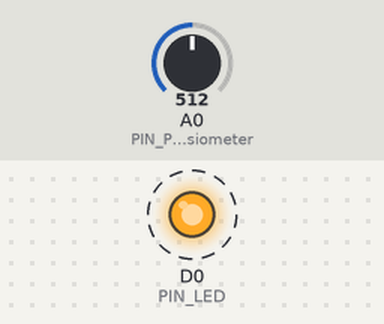
This sketch was run on a simulated ESP8266 (NodeMCU). Parts: output pins drawn as LEDs (lit = HIGH). Dashed ring = blinking. The inputs (shaded band) are chosen by the test bench; at power-on: A0 (PIN_Potensiometer) = 512. What the sketch prints to the serial monitor is not drawn.

Above: at 0.5 s.
Timing chart, 0 to 5.8 s (numbered marks = the images above):
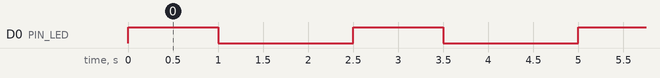

Measured:
- by itself, D0 (PIN_LED): alternates HIGH for 1.0 s and LOW for 1.5 s

The sketch:

Akses_IO.ino
```cpp
int InputValue;

void setup() {
  // put your setup code here, to run once:
  pinMode (D0,OUTPUT); // PIN LED
  pinMode (A0,INPUT); // PIN Potensiometer

  Serial.begin(115200);

}

void loop() {
  // put your main code here, to run repeatedly:
  //Baca Data Potensio
  InputValue = analogRead(A0);
  Serial.print("Data Potensio : ");
  Serial.println(InputValue);

  //Membuat LED berkedip tiap 1 detik
  digitalWrite(D0,HIGH);
  Serial.println("LED ON  ");
  delay(1000);
  digitalWrite(D0,LOW);
  Serial.println("LED OFF");
  delay(1000);


  delay(500);
}
```
